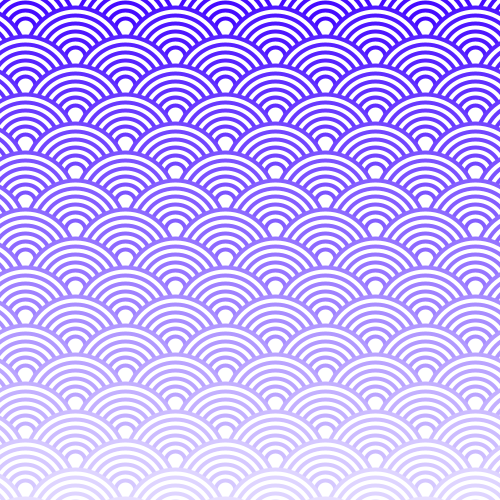
Frame 1 (no input)
Frame 2 (the mouse pressed at the canvas centre, redrawn once): identical to frame 1, image omitted

The Processing sketch that drew this single still picture (run headless with seeded random() and noise(); the mouse was pressed at the canvas centre and the sketch redrawn once):

// Processing sketch: processing_11358
// ── processing_11358.pde

int waveSize = 100;
int strokeNum = 6;

void setup() {
  size(500, 500);
  colorMode(HSB);
  background(255);
  smooth();
  noLoop();
}

void draw() {
  int offset = -1;
  for (float j = 0; j < height + waveSize; j += waveSize/sqrt(3)/2) {
    for (float i = 0; i < width + waveSize; i += waveSize) {
      drawWave(i + offset*waveSize/2/2, j, map(height-j, 0, height, 51.0, 255.0));
    }
    offset *= -1;
  }
}

void drawWave(float x, float y, float s) {
  fill(255);
  stroke(180, s, 255);
  strokeWeight(waveSize/strokeNum/4);
  for (int i = 0; i < strokeNum; i++) {
      ellipse(x, y, waveSize - waveSize/strokeNum*i, waveSize - waveSize/strokeNum*i);
  }
}
